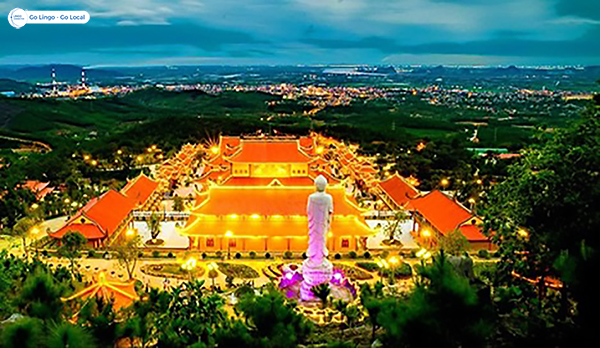
#> input picture Xử Lý Ảnh Số/Lab2/Lab2_LuuVoPhuongMai_2374802010299/pagoda.jpg, 600 x 348 px; the run also reads 1 picture not shown here
$ jupyter execute --allow-errors Lab02_LuuVoPhuongMai_2374802010299.ipynb
#> lines starting #> are read from the running program, lines starting #| are printed output that depends on the picture
# 1. Viết chương trình xử lý điểm ảnh
## 1.1. Biến đổi cường độ ảnh

[cell 1]
from PIL import Image
import math
import scipy
import numpy as np
import imageio.v2 as iio
import matplotlib.pylab as plt

#open a grayscale imagej
img = Image.open('pagoda.jpg').convert('L')
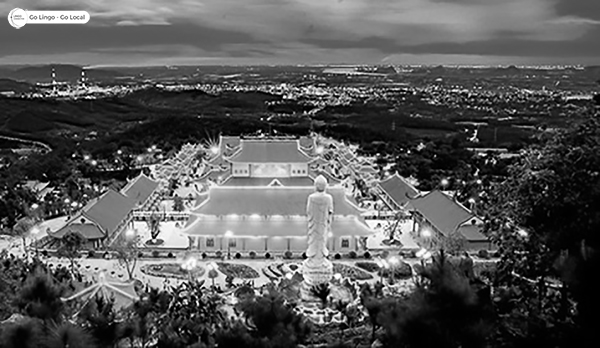
#> img: PIL image 600x348 L; min 0, max 255, mean 87.5

#convert image 1 into an ndarray
im_1 = np.asarray(img)

#inversion operation
im_2 = 255 - im_1
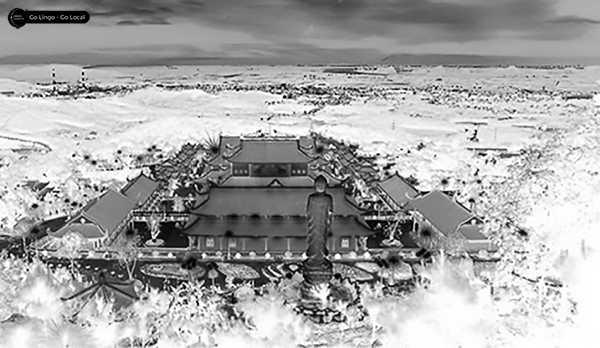
#> im_2: shape (348, 600); min 0, max 255, mean 167.5

#convert image 2 from ndarray to image
new_img = Image.fromarray(im_2)

img.show()

plt.imshow(new_img)
plt.show()

## 1.2. Thay đổi chất lượng ảnh với Power law (Gamma-Correction)

[cell 2]
from PIL import Image
import math
import scipy
import numpy as np
import imageio.v2 as iio
import matplotlib.pylab as plt

#> (the rest of this cell did not finish here and is left out)

## 1.3. Thay đổi cường độ điểm ảnh với Log Transformation

[cell 3]
from PIL import Image
import math
import scipy
import numpy as np
import imageio.v2 as iio
import matplotlib.pylab as plt

#> (the rest of this cell did not finish here and is left out)

## 1.4. Histogram equalization

[cell 4]
from PIL import Image
import math
import scipy
import numpy as np
import imageio.v2 as iio
import matplotlib.pylab as plt

#open a grayscale image
img = Image.open('quang_ninh.jpg').convert('L')
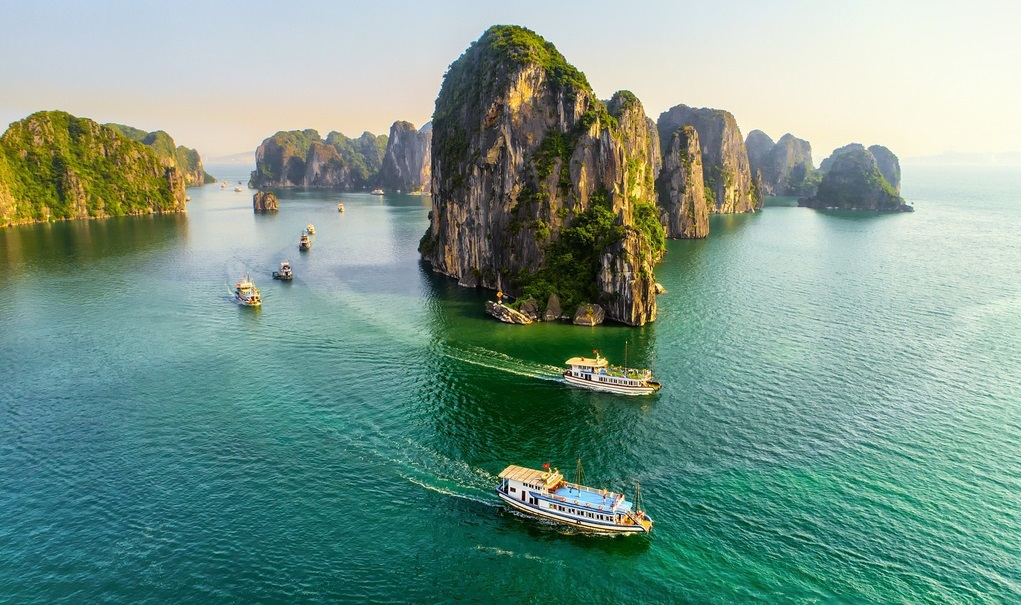
#> input picture Xử Lý Ảnh Số/Lab2/Lab2_LuuVoPhuongMai_2374802010299/quang_ninh.jpg, 1021 x 605 px
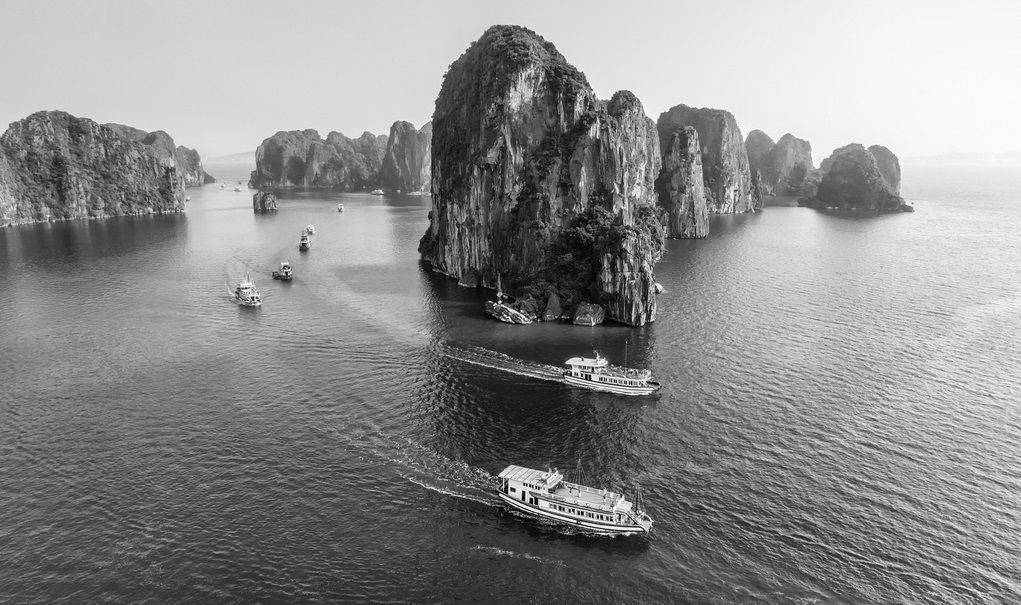
#> img: PIL image 1021x605 L; min 0, max 254, mean 140.2

#convert image 1 into an ndarray
iml = np.asarray(img)

#convert 2D ndarray from 1D array
b1 = iml.flatten()

#histogram and bin are computed
hist, bins = np.histogram(iml, 256, [0, 255])
#> hist = 256 values, max 6687 at index 215, min 0 at index 255, mean 2412.9; bins = 257 values from 0 to 255
#cumulative distribution function is computed
cdf = hist.cumsum()
#> cdf = 256 values from 4 to 617705
#places where cdf=0 is masked or ignored and
#rest is stored in cdf_m
cdf_m = np.ma.masked_equal(cdf, 0)
#histogram equalization is performed
num_cdf_m = (cdf_m - cdf_m.min()) * 255
den_cdf_m = (cdf_m.max() - cdf_m.min())
#> den_cdf_m = 617701
cdf_m = num_cdf_m/den_cdf_m
#the masked places in cdf_m are now 0
cdf = np.ma.filled(cdf_m, 0).astype('uint8')
#> cdf = 256 values from 0 to 255
#cdf values are assigned in the flattened array
im2 = cdf[b1]

#im2 is 1D so we use reshape command to
#make it into 2D
im3 = np.reshape(im2, iml.shape)
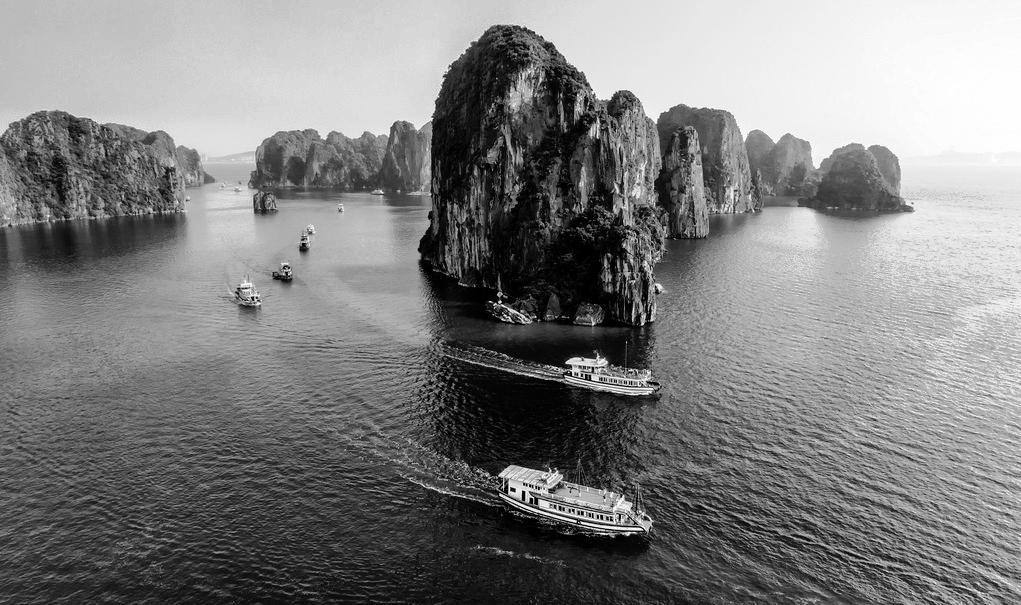
#> im3: shape (605, 1021); min 0, max 255, mean 127.6
#converting im3 to an image
im4 = Image.fromarray(im3)

img.show()
im4.show()
plt.imshow(im4)
plt.show()

## 1.5. Thay đổi ảnh với Constrast Stretching

[cell 5]
from PIL import Image
import math
import scipy
import numpy as np
import imageio.v2 as iio
import matplotlib.pylab as plt

#open a grayscale image
img = Image.open('ha-long-bay-in-vietnam.jpg').convert('L')
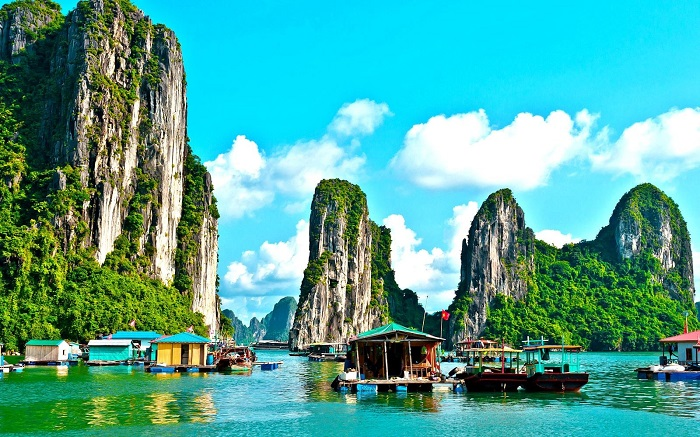
#> input picture Xử Lý Ảnh Số/Lab2/Lab2_LuuVoPhuongMai_2374802010299/ha-long-bay-in-vietnam.jpg, 700 x 437 px
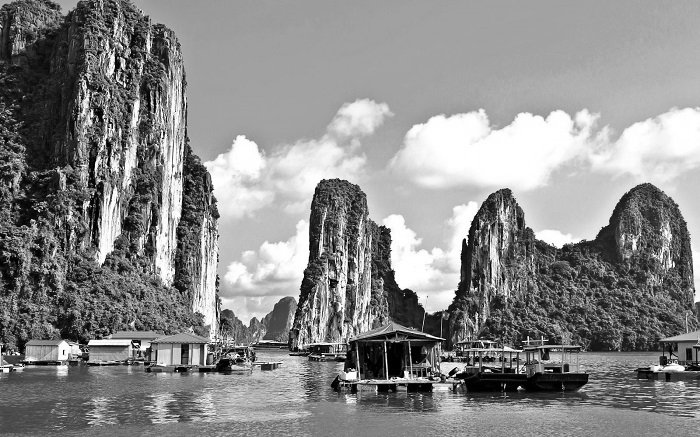
#> img: PIL image 700x437 L; min 0, max 255, mean 138.4
#convert image 1 into an ndarray
iml = np.asarray(img)
# finding the maximum and minimum pixel values
b = iml.max()
#> b = 255
a = iml.min()
#> a = 0
print(a, b)
#| 0 255
# converting iml to float
c = iml.astype(float)
# contrast stretching transformation
im2 = 255 * (c - a)/(b - a)
#im2 is converted from ndarray to image
im3 = Image.fromarray(im2)
#> im3: PIL image 700x437 F
img.show()
im3.show()
plt.imshow(im3)
plt.show()

## 1.6. Biến đổi Fourier
### 1.6.1. Biến đổi ảnh với Fast Fourier

[cell 6]
from PIL import Image
import math
import scipy
import numpy as np
import imageio.v2 as iio
import matplotlib.pylab as plt

#open a grayscale image
#> (the rest of this cell did not finish here and is left out)

### 1.6.2. Lọc ảnh trong miền tần suất

[cell 7]
from PIL import Image
import math
import scipy
import numpy as np
import imageio.v2 as iio
import matplotlib.pylab as plt

#mở một ảnh xám
#> (the rest of this cell did not finish here and is left out)

Butterworth highpass Filter

[cell 8]
from PIL import Image
import math
import scipy
import numpy as np
import imageio.v2 as iio
import matplotlib.pylab as plt

#mở một ảnh xám
img = Image.open('pagoda.jpg').convert('L')
#chuyển đổi ảnh 1 thành một ndarray
iml = np.asarray(img)
#thực hiện FFT
c = abs(scipy.fftpack.fft2(iml))
#> c: shape (348, 600) float64
#dịch chuyển ảnh tần số Fourier
d = scipy.fftpack.fftshift(c)
#khởi tạo các biến cho hàm tích chập
M = d.shape[0]
#> M = 348
N = d.shape[1]
#> N = 600
#H được định nghĩa và các giá trị trong H được khởi tạo thành 1
H = np.ones((M, N))

center1 = M/2
#> center1 = 174
center2 = N/2
#> center2 = 300
d0 = 30.0 #bán kính cắt
t1 = 1 #thứ tự của BLPF (Bộ lọc thông thấp Butterworth)
t2 = 2 * t1

#định nghĩa hàm tích chập cho BLPF
for i in range(M):
    for j in range(N):
        r1 = (i - center1)**2 + (j - center2)**2
        #khoảng cách Euclid từ gốc được tính toán
        r = math.sqrt(r1)
        #sử dụng bán kính cắt để loại bỏ tần số cao
        if r > d0:
            H[i, j] = 1/(1 + (r/d0)**t2) # Lưu ý: ở đây là **t2, không phải **t1 như ở ảnh trước
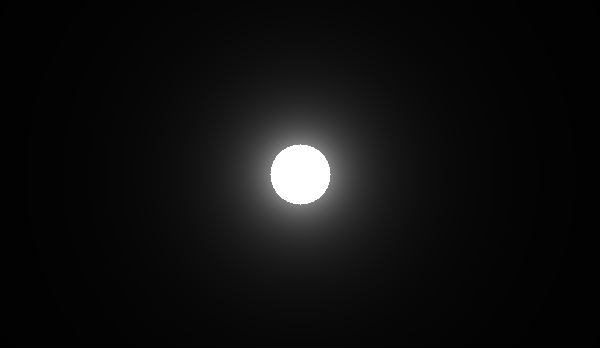
#> H: shape (348, 600) float64; min 0.00743, max 1, mean 0.0611
#H được chuyển đổi từ ndarray sang ảnh
H = H.astype(float)
Image.fromarray(H)
#thực hiện phép tích chập
con = d * H
#tính toán biên độ của nghịch đảo FFT
e = abs(scipy.fftpack.ifft2(con))
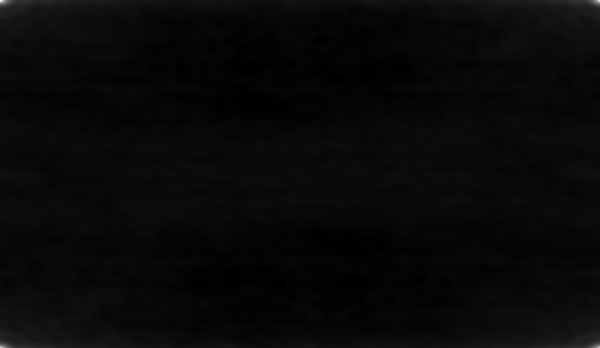
#> e: shape (348, 600) float64; min 0.0331, max 2471.8, mean 87.5; drawn with min black and max white
#e được chuyển đổi từ ndarray sang ảnh
e = e.astype(float)
im3 = Image.fromarray(e)
#> im3: PIL image 600x348 F

img.show()
im3.show()
plt.imshow(im3)
plt.show()
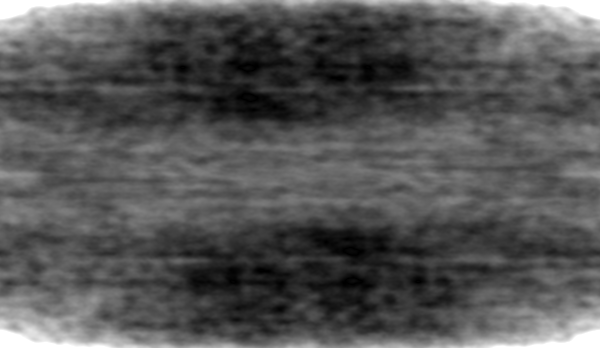
#> shown: shape (348, 600, 4); mean R, G, B, A 85.4, 85.4, 85.4, 255

# BÀI TẬP 1

[cell 9]
from PIL import Image
import numpy as np
import scipy
import os
import matplotlib.pyplot as plt

# Thư mục chứa ảnh gốc
input_dir = 'exercise'
output_dir = 'output'
os.makedirs(output_dir, exist_ok=True)

# Lấy danh sách các ảnh trong thư mục
image_files = [f for f in os.listdir(input_dir) if f.endswith(('.png', '.jpg', '.jpeg'))]

# Hàm: Image Inverse
def image_inverse(img_arr):
    return 255 - img_arr

# Hàm: Gamma Correction
def gamma_correction(img_arr, gamma=2.2):
    img_float = img_arr.astype(float) / 255.0
    corrected = np.power(img_float, gamma) * 255.0
    return corrected.astype(np.uint8)

# Hàm: Log Transformation
def log_transform(img_arr):
    img_float = img_arr.astype(float)
    c = 255 / np.log(1 + np.max(img_float))
    log_img = c * np.log(1 + img_float)
    return log_img.astype(np.uint8)

# Hàm: Histogram Equalization
def histogram_equalization(img_arr):
    hist, bins = np.histogram(img_arr.flatten(), 256, [0, 256])
    cdf = hist.cumsum()
    cdf_m = np.ma.masked_equal(cdf, 0)
    cdf_m = (cdf_m - cdf_m.min()) * 255 / (cdf_m.max() - cdf_m.min())
    cdf = np.ma.filled(cdf_m, 0).astype('uint8')
    return cdf[img_arr]

# Hàm: Contrast Stretching
def contrast_stretching(img_arr):
    a = img_arr.min()
    b = img_arr.max()
    stretched = 255 * (img_arr - a) / (b - a)
    return stretched.astype(np.uint8)

# Hiển thị menu
print("Chọn phương pháp xử lý ảnh:")
print("I - Image Inverse")
print("G - Gamma Correction")
print("L - Log Transformation")
print("H - Histogram Equalization")
print("C - Contrast Stretching")

choice = input("Nhập lựa chọn (I/G/L/H/C): ").upper()
#> the answer given: 1
